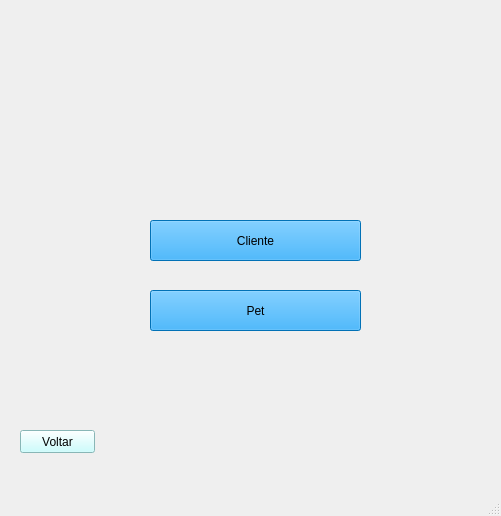
<?xml version="1.0" encoding="UTF-8"?>
<ui version="4.0">
 <class>MainWindow</class>
 <widget class="QMainWindow" name="MainWindow">
  <property name="geometry">
   <rect>
    <x>0</x>
    <y>0</y>
    <width>501</width>
    <height>516</height>
   </rect>
  </property>
  <property name="windowTitle">
   <string>MainWindow</string>
  </property>
  <widget class="QWidget" name="centralwidget">
   <widget class="QLabel" name="label">
    <property name="geometry">
     <rect>
      <x>0</x>
      <y>-60</y>
      <width>571</width>
      <height>601</height>
     </rect>
    </property>
    <property name="text">
     <string/>
    </property>
    <property name="pixmap">
     <pixmap>../../Downloads/Tela_Cadastro.png</pixmap>
    </property>
   </widget>
   <widget class="QPushButton" name="btn_voltar">
    <property name="geometry">
     <rect>
      <x>20</x>
      <y>430</y>
      <width>75</width>
      <height>23</height>
     </rect>
    </property>
    <property name="styleSheet">
     <string notr="true">background-color: rgb(190, 255, 255);</string>
    </property>
    <property name="text">
     <string>Voltar</string>
    </property>
   </widget>
   <widget class="QPushButton" name="btn_cliente">
    <property name="geometry">
     <rect>
      <x>150</x>
      <y>220</y>
      <width>211</width>
      <height>41</height>
     </rect>
    </property>
    <property name="styleSheet">
     <string notr="true">background-color: rgb(2, 158, 255);</string>
    </property>
    <property name="text">
     <string>Cliente</string>
    </property>
   </widget>
   <widget class="QPushButton" name="btn_pet">
    <property name="geometry">
     <rect>
      <x>150</x>
      <y>290</y>
      <width>211</width>
      <height>41</height>
     </rect>
    </property>
    <property name="styleSheet">
     <string notr="true">background-color: rgb(2, 158, 255);</string>
    </property>
    <property name="text">
     <string>Pet</string>
    </property>
   </widget>
  </widget>
  <widget class="QMenuBar" name="menubar">
   <property name="geometry">
    <rect>
     <x>0</x>
     <y>0</y>
     <width>501</width>
     <height>21</height>
    </rect>
   </property>
  </widget>
  <widget class="QStatusBar" name="statusbar"/>
 </widget>
 <resources/>
 <connections/>
</ui>
